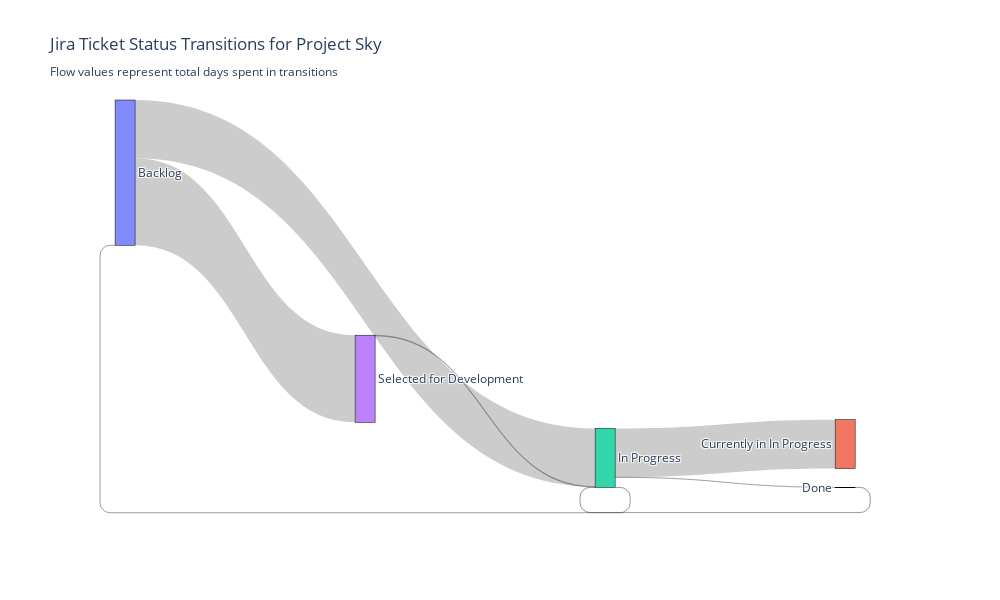
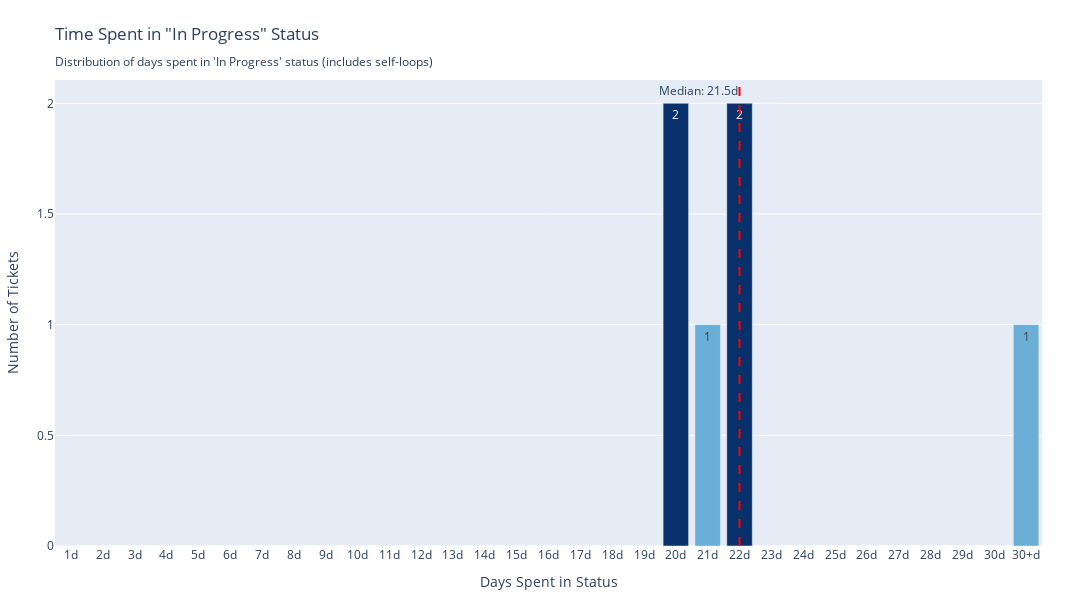
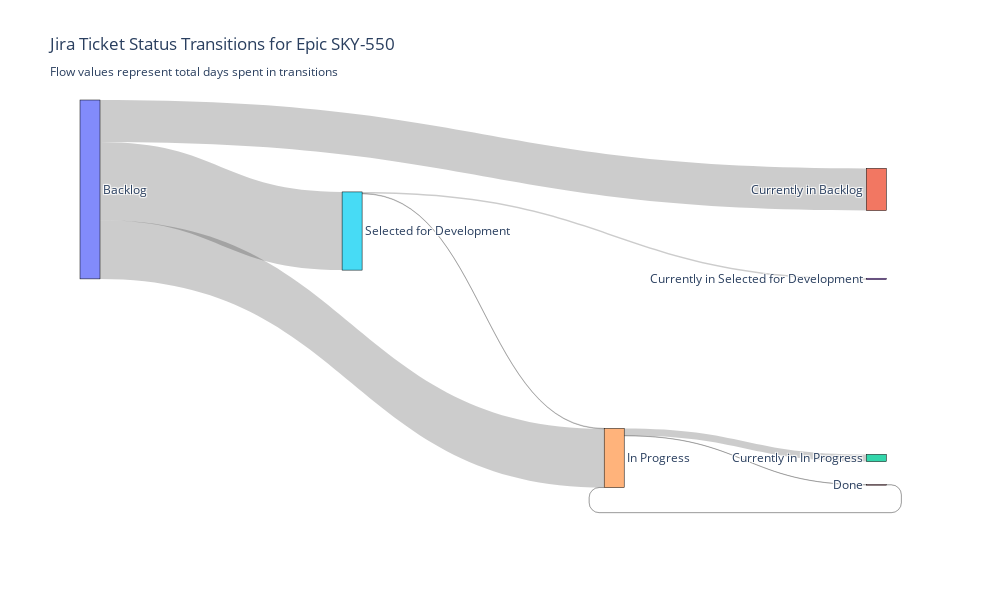
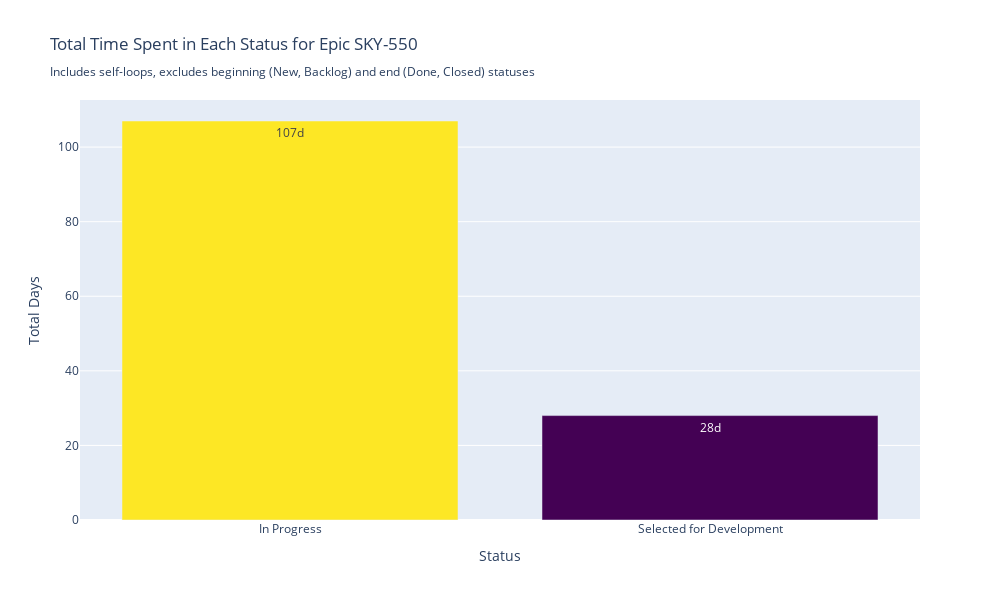

The notebook cell saved with these charts, in order:
### Code cell
await chat()

### Figure 1 — Plotly figure (JSON) as saved in the notebook; plotly's stock layout.template omitted (floating-point values rounded to 4 significant figures)
{"data": [{"link": {"hovertemplate": "%{label}<extra></extra>", "label": ["Backlog → In Progress: 563 days<br>Tickets: SKY-562:281d, SKY-555:281d, SKY-5:1d", "In Progress → Currently in In Progress: 473 days<br>Tickets: SKY-562:22d, SKY-558:20d, SKY-557:20d, SKY-556:21d, SKY-555:21d, SKY-5:369d", "Backlog → Selected for Development: 844 days<br>Tickets: SKY-558:281d, SKY-557:282d, SKY-556:281d", "Selected for Development → In Progress: 7 days<br>Tickets: SKY-558:3d, SKY-557:2d, SKY-556:2d", "In Progress → Done: 1 days<br>Tickets: SKY-555:1d", "Done → In Progress: 2 days<br>Tickets: SKY-555:2d", "In Progress → Backlog: 1 days<br>Tickets: SKY-5:1d"], "source": [0, 2, 0, 3, 2, 4, 2], "target": [2, 1, 3, 2, 4, 2, 0], "value": [563, 473, 844, 7, 1, 2, 1]}, "node": {"label": ["Backlog", "Currently in In Progress", "In Progress", "Selected for Development", "Done"], "line": {"color": "black", "width": 0.5}, "pad": 15, "thickness": 20}, "type": "sankey"}], "layout": {"font": {"size": 12}, "height": 600, "title": {"text": "Jira Ticket Status Transitions for Project Sky<br><sub>Flow values represent total days spent in transitions</sub>"}, "width": 1000}}

### Figure 2 — Plotly figure (JSON) as saved in the notebook; plotly's stock layout.template omitted (floating-point values rounded to 4 significant figures)
{"data": [{"customdata": ["Time: 1d<br>Tickets: 0", "Time: 2d<br>Tickets: 0", "Time: 3d<br>Tickets: 0", "Time: 4d<br>Tickets: 0", "Time: 5d<br>Tickets: 0", "Time: 6d<br>Tickets: 0", "Time: 7d<br>Tickets: 0", "Time: 8d<br>Tickets: 0", "Time: 9d<br>Tickets: 0", "Time: 10d<br>Tickets: 0", "Time: 11d<br>Tickets: 0", "Time: 12d<br>Tickets: 0", "Time: 13d<br>Tickets: 0", "Time: 14d<br>Tickets: 0", "Time: 15d<br>Tickets: 0", "Time: 16d<br>Tickets: 0", "Time: 17d<br>Tickets: 0", "Time: 18d<br>Tickets: 0", "Time: 19d<br>Tickets: 0", "Time: 20d<br>Tickets: 2<br>Examples: SKY-558 (20d), SKY-557 (20d)", "Time: 21d<br>Tickets: 1<br>Examples: SKY-556 (21d)", "Time: 22d<br>Tickets: 2<br>Examples: SKY-562 (22d), SKY-555 (22d)", "Time: 23d<br>Tickets: 0", "Time: 24d<br>Tickets: 0", "Time: 25d<br>Tickets: 0", "Time: 26d<br>Tickets: 0", "Time: 27d<br>Tickets: 0", "Time: 28d<br>Tickets: 0", "Time: 29d<br>Tickets: 0", "Time: 30d<br>Tickets: 0", "Time: 30+d<br>Tickets: 1<br>Examples: SKY-5 (370d)"], "hovertemplate": "%{customdata}<extra></extra>", "marker": {"color": [0, 0, 0, 0, 0, 0, 0, 0, 0, 0, 0, 0, 0, 0, 0, 0, 0, 0, 0, 2, 1, 2, 0, 0, 0, 0, 0, 0, 0, 0, 1], "colorbar": {"title": {"text": "Ticket Count"}}, "colorscale": [[0, "rgb(247,251,255)"], [0.125, "rgb(222,235,247)"], [0.25, "rgb(198,219,239)"], [0.375, "rgb(158,202,225)"], [0.5, "rgb(107,174,214)"], [0.625, "rgb(66,146,198)"], [0.75, "rgb(33,113,181)"], [0.875, "rgb(8,81,156)"], [1, "rgb(8,48,107)"]], "showscale": false}, "text": ["0", "0", "0", "0", "0", "0", "0", "0", "0", "0", "0", "0", "0", "0", "0", "0", "0", "0", "0", "2", "1", "2", "0", "0", "0", "0", "0", "0", "0", "0", "1"], "textposition": "auto", "type": "bar", "x": ["1d", "2d", "3d", "4d", "5d", "6d", "7d", "8d", "9d", "10d", "11d", "12d", "13d", "14d", "15d", "16d", "17d", "18d", "19d", "20d", "21d", "22d", "23d", "24d", "25d", "26d", "27d", "28d", "29d", "30d", "30+d"], "y": [0, 0, 0, 0, 0, 0, 0, 0, 0, 0, 0, 0, 0, 0, 0, 0, 0, 0, 0, 2, 1, 2, 0, 0, 0, 0, 0, 0, 0, 0, 1]}], "layout": {"annotations": [{"showarrow": false, "text": "Median: 21.5d", "x": 21, "xanchor": "right", "xref": "x", "y": 1, "yanchor": "top", "yref": "y domain"}, {"showarrow": false, "text": "90th percentile: 196.0d", "x": 195.5, "xanchor": "left", "xref": "x", "y": 1, "yanchor": "top", "yref": "y domain"}], "font": {"size": 12}, "height": 600, "margin": {"b": 50, "l": 50, "r": 50, "t": 80}, "shapes": [{"line": {"color": "red", "dash": "dash"}, "type": "line", "x0": 21, "x1": 21, "xref": "x", "y0": 0, "y1": 1, "yref": "y domain"}, {"line": {"color": "orange", "dash": "dot"}, "type": "line", "x0": 195.5, "x1": 195.5, "xref": "x", "y0": 0, "y1": 1, "yref": "y domain"}], "showlegend": false, "title": {"text": "Time Spent in \"In Progress\" Status<br><sub>Distribution of days spent in 'In Progress' status (includes self-loops)</sub>"}, "width": 1200, "xaxis": {"categoryarray": ["1d", "2d", "3d", "4d", "5d", "6d", "7d", "8d", "9d", "10d", "11d", "12d", "13d", "14d", "15d", "16d", "17d", "18d", "19d", "20d", "21d", "22d", "23d", "24d", "25d", "26d", "27d", "28d", "29d", "30d", "30+d"], "categoryorder": "array", "range": [-0.5, 30.5], "title": {"text": "Days Spent in Status"}, "type": "category"}, "yaxis": {"title": {"text": "Number of Tickets"}}}}

### Figure 3 — Plotly figure (JSON) as saved in the notebook; plotly's stock layout.template omitted (floating-point values rounded to 4 significant figures)
{"data": [{"link": {"hovertemplate": "%{label}<extra></extra>", "label": ["Backlog → Selected for Development: 1125 days<br>Tickets: SKY-564:281d, SKY-558:281d, SKY-557:282d, SKY-556:281d", "Selected for Development → Currently in Selected for Development: 21 days<br>Tickets: SKY-564:21d", "Backlog → Currently in Backlog: 606 days<br>Tickets: SKY-563:303d, SKY-561:303d", "Backlog → In Progress: 843 days<br>Tickets: SKY-562:281d, SKY-560:281d, SKY-555:281d", "In Progress → Currently in In Progress: 104 days<br>Tickets: SKY-562:22d, SKY-558:20d, SKY-557:20d, SKY-556:21d, SKY-555:21d", "In Progress → Done: 3 days<br>Tickets: SKY-560:2d, SKY-555:1d", "Selected for Development → In Progress: 7 days<br>Tickets: SKY-558:3d, SKY-557:2d, SKY-556:2d", "Done → In Progress: 2 days<br>Tickets: SKY-555:2d"], "source": [0, 5, 0, 0, 4, 4, 5, 6], "target": [5, 3, 1, 4, 2, 6, 4, 4], "value": [1125, 21, 606, 843, 104, 3, 7, 2]}, "node": {"label": ["Backlog", "Currently in Backlog", "Currently in In Progress", "Currently in Selected for Development", "In Progress", "Selected for Development", "Done"], "line": {"color": "black", "width": 0.5}, "pad": 15, "thickness": 20}, "type": "sankey"}], "layout": {"font": {"size": 12}, "height": 600, "title": {"text": "Jira Ticket Status Transitions for Epic SKY-550<br><sub>Flow values represent total days spent in transitions</sub>"}, "width": 1000}}

### Figure 4 — Plotly figure (JSON) as saved in the notebook; plotly's stock layout.template omitted (floating-point values rounded to 4 significant figures)
{"data": [{"customdata": ["Status: In Progress<br>Total Days: 107<br>Entries: 7<br>Details: SKY-562:22d (self-loop), SKY-560:2d, SKY-558:20d (self-loop), SKY-557:20d (self-loop), SKY-556:21d (self-loop) (+2 more)", "Status: Selected for Development<br>Total Days: 28<br>Entries: 4<br>Details: SKY-564:21d (self-loop), SKY-558:3d, SKY-557:2d, SKY-556:2d"], "hovertemplate": "%{customdata}<extra></extra>", "marker": {"color": [107, 28], "colorbar": {"title": {"text": "Days"}}, "colorscale": [[0, "#440154"], [0.1111, "#482878"], [0.2222, "#3e4989"], [0.3333, "#31688e"], [0.4444, "#26828e"], [0.5556, "#1f9e89"], [0.6667, "#35b779"], [0.7778, "#6ece58"], [0.8889, "#b5de2b"], [1, "#fde725"]], "showscale": false}, "text": ["107d", "28d"], "textposition": "auto", "type": "bar", "x": ["In Progress", "Selected for Development"], "y": [107, 28]}], "layout": {"font": {"size": 12}, "height": 600, "title": {"text": "Total Time Spent in Each Status for Epic SKY-550<br><sub>Includes self-loops, excludes beginning (New, Backlog) and end (Done, Closed) statuses</sub>"}, "width": 1000, "xaxis": {"categoryorder": "total descending", "title": {"text": "Status"}}, "yaxis": {"title": {"text": "Total Days"}}}}
